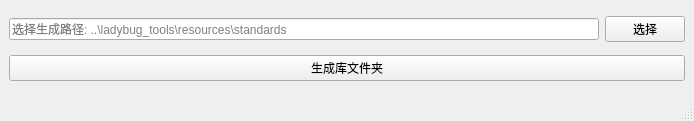
<?xml version="1.0" encoding="UTF-8"?>
<ui version="4.0">
 <class>MainWindow</class>
 <widget class="QMainWindow" name="MainWindow">
  <property name="geometry">
   <rect>
    <x>0</x>
    <y>0</y>
    <width>694</width>
    <height>121</height>
   </rect>
  </property>
  <property name="sizePolicy">
   <sizepolicy hsizetype="Fixed" vsizetype="Fixed">
    <horstretch>0</horstretch>
    <verstretch>0</verstretch>
   </sizepolicy>
  </property>
  <property name="minimumSize">
   <size>
    <width>0</width>
    <height>121</height>
   </size>
  </property>
  <property name="maximumSize">
   <size>
    <width>1000</width>
    <height>121</height>
   </size>
  </property>
  <property name="windowTitle">
   <string>HB Lib Customiser</string>
  </property>
  <property name="documentMode">
   <bool>false</bool>
  </property>
  <widget class="QWidget" name="centralwidget">
   <layout class="QVBoxLayout" name="verticalLayout_3">
    <item>
     <layout class="QHBoxLayout" name="horizontalLayout">
      <item>
       <widget class="QLineEdit" name="le_folderPath">
        <property name="placeholderText">
         <string>选择生成路径: ..\ladybug_tools\resources\standards</string>
        </property>
       </widget>
      </item>
      <item>
       <widget class="QPushButton" name="btn_selectPath">
        <property name="text">
         <string>选择</string>
        </property>
       </widget>
      </item>
     </layout>
    </item>
    <item>
     <widget class="QPushButton" name="btn_addData">
      <property name="text">
       <string>生成库文件夹</string>
      </property>
     </widget>
    </item>
   </layout>
  </widget>
  <widget class="QMenuBar" name="menubar">
   <property name="geometry">
    <rect>
     <x>0</x>
     <y>0</y>
     <width>694</width>
     <height>25</height>
    </rect>
   </property>
  </widget>
  <widget class="QStatusBar" name="statusbar"/>
 </widget>
 <resources/>
 <connections/>
</ui>
